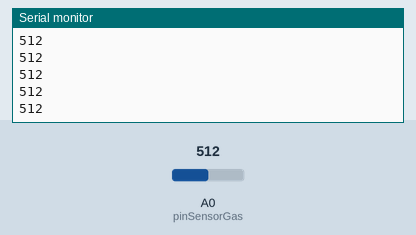
The sketch below on a simulated Arduino Uno, built with avr-gcc and run on an emulated ATmega328P. On the bench: the last lines printed to the serial monitor. Inputs (shaded band) come from the test bench; at power-on: A0 (pinSensorGas) = 512.

Above: at 1.2 s.
1.3 s: A0 (pinSensorGas) set to 716
At 1.8 s:
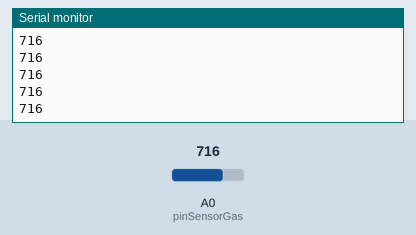
2.8 s: A0 (pinSensorGas) set to 900
At 3.4 s:
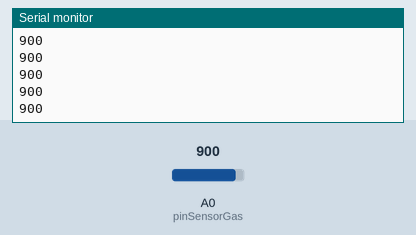
Timing chart, 0 to 5.8 s (numbered marks = the images above; inputs shaded):
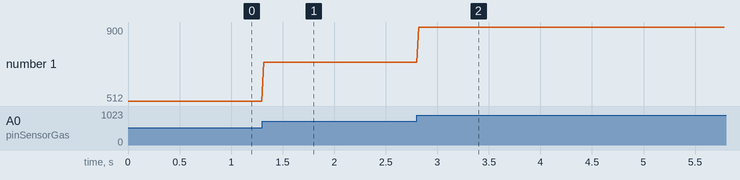

The sketch:

SensorGas.ino
```cpp
/* Kit Bricogeek
*
* conexion sensor Gas
*
* by @javacasm
 */

#define pinSensorGas A0

void setup() {
  Serial.begin(9600);
}

void loop() {

  int valor=analogRead(pinSensorGas);
  Serial.println(valor);
  delay(20);

}
```

Measured:
- after the input at 1.3 s, the serial monitor: prints a new line at once (image 1)
- after the input at 2.8 s, the serial monitor: prints a new line at once (image 2)
- plotted number 1: 512 → 716 after the input at 1.3 s, 716 → 900 after the input at 2.8 s
